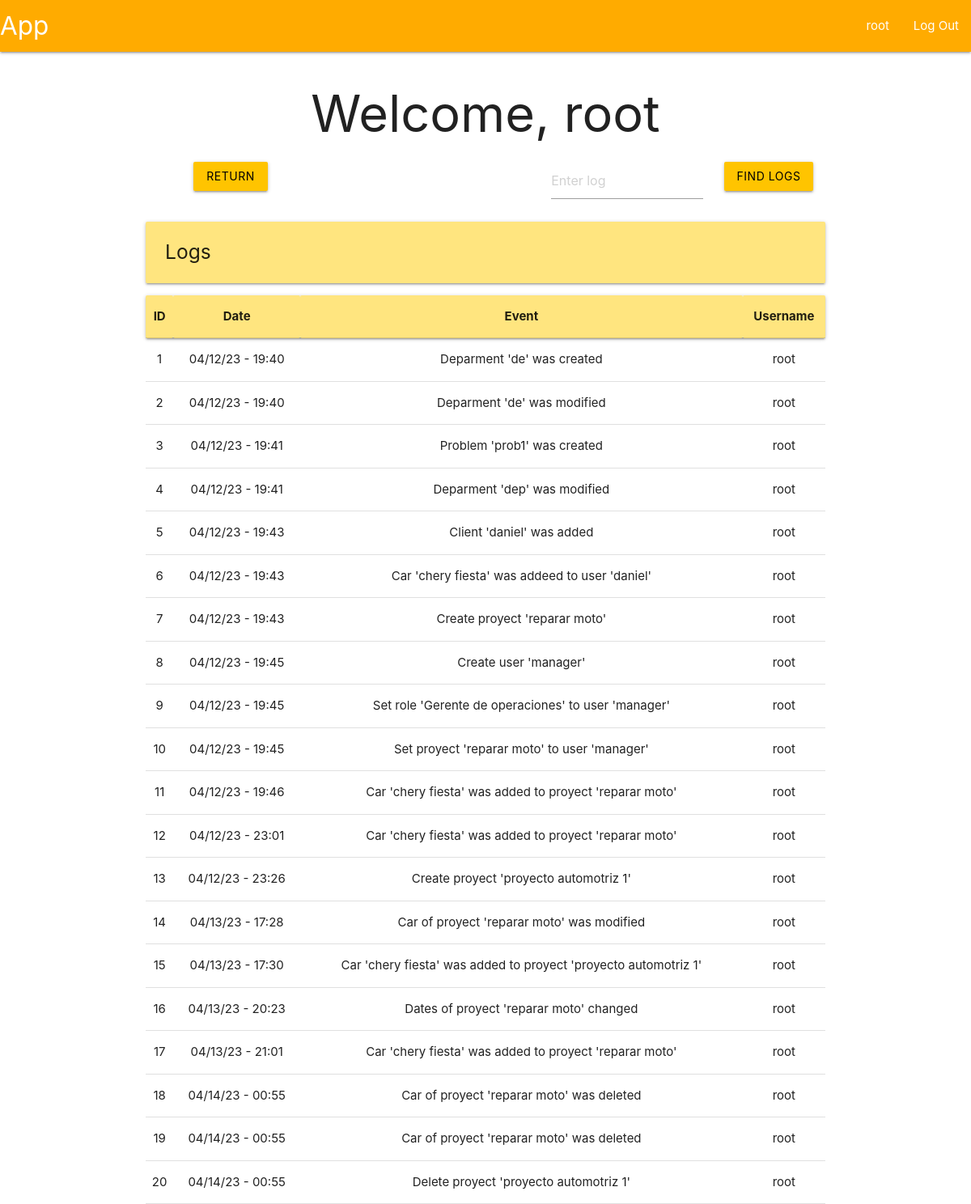
The app's page /logger (signed in), older data.
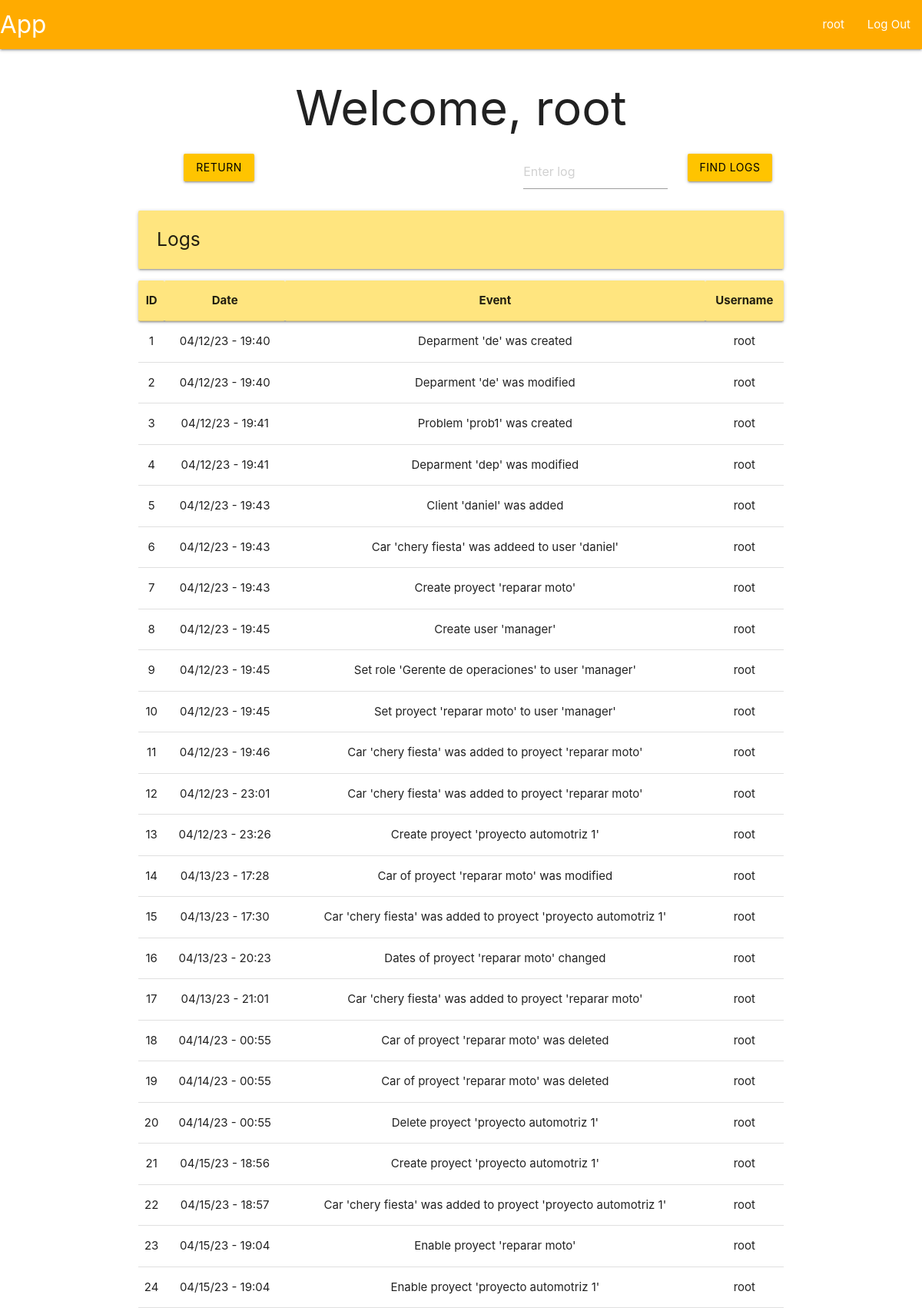
The same page, newer data.
### tables this page shows
CREATE TABLE user (
    id INTEGER PRIMARY KEY AUTOINCREMENT,
    username TEXT UNIQUE NOT NULL,
    firstname TEXT NOT NULL,
    secondname TEXT NOT NULL,
    password TEXT NOT NULL,
    roleId INTEGER,
    proyId INTEGER,
    auth INTEGER,

    FOREIGN KEY (roleId) REFERENCES roles(id),
    FOREIGN KEY (proyId) REFERENCES proyect(id)
);

CREATE TABLE logger (
    id INTEGER PRIMARY KEY AUTOINCREMENT,
    event TEXT NOT NULL,
    date TEXT NOT NULL,
    user TEXT NOT NULL
);

### app/logger.py (the view, shortened to what this page needs)
@bp.route('/logger', methods=('POST', 'GET'))
@login_required
def logger_index():
    db = get_db()
    logs = db.execute(
        'SELECT * FROM logger'
    ).fetchall()
    if g.user['roleId'] != 1:
        logs = db.execute(
            'SELECT * FROM logger WHERE user = ?',
            (g.user['username'],)
        ).fetchall()
    return render_template('index/logger/loggerIndex.html', logs = utilities.dataForLoggerTable(logs))

### app/auth.py (called while the page is built)
@bp.before_app_request
def load_logged_in_user():
    user_id = session.get('user_id')
    if user_id is None:
        g.user = None
    else:
        g.user = get_db().execute(
            "SELECT * FROM user WHERE id = ?",
            (user_id,)
        ).fetchone()

def login_required(view):
    @functools.wraps(view)
    def wrapped_view(**kwargs):
        if g.user is None:
            return redirect(url_for('auth.login'))
        return view(**kwargs)
    return wrapped_view

### app/db.py (called while the page is built)
def get_db():
    if 'db' not in g:
        g.db = sqlite3.connect(
            current_app.config['DATABASE'],
            detect_types = sqlite3.PARSE_DECLTYPES
        )
        g.db.row_factory = sqlite3.Row
    return g.db

### app/utilities.py (called while the page is built)
def dataForLoggerTable(logs):
    data = []
    for log in logs:
        data.append(
            {
                'id': log['id'],
                'date': log['date'],
                'event': log['event'],
                'user': log['user']
            }
        )
    return data

### app/templates/index/logger/loggerIndex.html
{% extends 'base.html' %}
{% block header %}
  <h1> {% block title %}Welcome, {{ g.user['username'] }} {% endblock %}</h1>
{% endblock %}
{% block content %}
<div class="row">
  <form method="POST">
    <div class="col s3">
      <input class="btn waves-effect waves-ligth amber accent-3 black-text" name="return" type="submit" value="Return">
    </div>
  </form>
  <form method="POST">
    <div class="col s3 offset-s4">
      <input placeholder="Enter log" name="find-log" id="log">
    </div>
    <div class="col s2">
      <input class="btn waves-effect waves-ligth amber accent-3 black-text" type="submit" value="Find logs">
    </div>
  </form>
</div>
<div class="left-align">
  <h5 class="card-panel amber accent-1">Logs</h5>
</div>
<table class="centered">
  <thead class="card-panel amber accent-1">
    <tr>
      <th>ID</th>
      <th>Date</th>
      <th>Event</th>
      <th>Username</th>
    </tr>
  </thead>
  <tbody>
    {% for log in logs %}
      <tr>
        <td>{{ log['id'] }}</td>
        <td>{{ log['date'] }}</td>
        <td>{{ log['event'] }}</td>
        <td>{{ log['user'] }}</td>
       </tr>
     {% endfor %}
  </tbody>
</table>
{% endblock %}

### app/templates/base.html (shortened to what this page needs)
<!DOCTYPE html>
<link rel="stylesheet" href="{{ url_for('static', filename='materialize.css') }}">
<link rel="stylesheet" href="{{ url_for('static', filename='style.css') }}">
<nav>
    <div class="nav-wrapper amber accent-4">
      <a href="#" class="brand-logo">App</a>
      <ul class="right hide-n black-text text-black">
        {% if g.user %}
            <li><a href="{{ url_for('user.profile')}}">{{ g.user['username'] }}</span></a>
            <li><a href="{{ url_for('auth.logout') }}">Log Out</a>
        {% else %}
            <li><a href="{{ url_for('auth.register') }}">Register</a>
            <li><a href="{{ url_for('auth.login') }}">Log In</a>
        {% endif %}
      </ul>
    </div>
</nav>
<section class="content container center-align">
    <header>
        {% block header %}{% endblock %}
    </header>
    {% block content %}{% endblock %}
</section>

Row changes from the older to the newer data that the page shows:
added logger: id "21", date "04/15/23 - 18:56", event "Create proyect 'proyecto automotriz 1'", user "root"
added logger: id "22", date "04/15/23 - 18:57", event "Car 'chery fiesta' was added to proyect 'proyecto automotriz 1'", user "root"
added logger: id "23", date "04/15/23 - 19:04", event "Enable proyect 'reparar moto'", user "root"
added logger: id "24", date "04/15/23 - 19:04", event "Enable proyect 'proyecto automotriz 1'", user "root"
